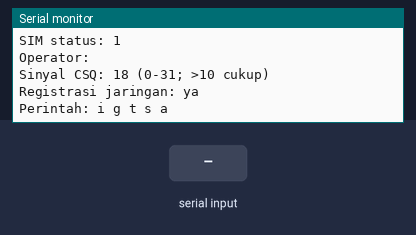
Simulated run of this sketch. Board: ESP32. Shown: the last lines printed to the serial monitor. The inputs (shaded band) are chosen by the test bench.

Above: at 1.2 s.
1.3 s: "g" received over Serial
At 1.7 s:
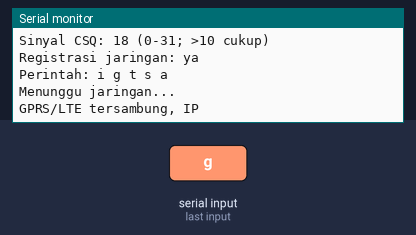
2.8 s: "t" received over Serial
At 4.2 s:
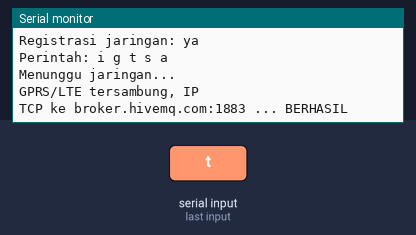
4.5 s: "s" received over Serial
At 5.4 s:
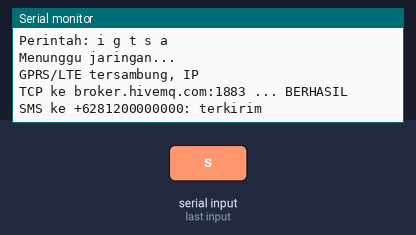
6.0 s: "a" received over Serial
At 6.5 s:
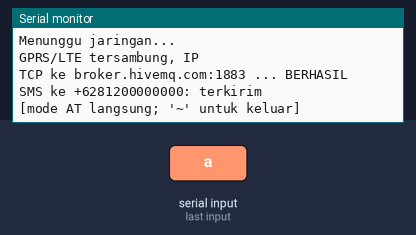
7.5 s: "~" received over Serial
At 8.9 s:
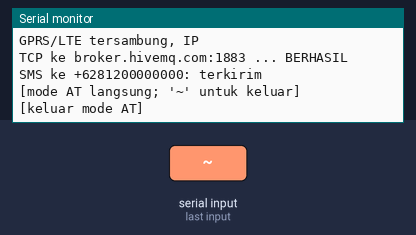

Measured:
- after the input at 1.3 s, the serial monitor: prints a new line at once (image 1)
- after the input at 2.8 s, the serial monitor: prints a new line after 0.20 s (image 2)
- after the input at 4.5 s, the serial monitor: prints a new line at once (image 3)
- after the input at 6.0 s, the serial monitor: prints a new line at once (image 4)
- after the input at 7.5 s, the serial monitor: prints a new line at once (image 5)

The sketch:

06_sim7600_4g.ino
```cpp
// Uji 06 — SIM7600E-H (4G) berdiri sendiri. Library: TinyGSM.
// Wiring: TX modem -> GPIO26, RX modem -> GPIO27, GND bersama. Modem WAJIB diberi catu 5 V >= 2 A
// (lonjakan arus saat transmisi); jangan dari pin 3V3 ESP32.
// Perintah Serial Monitor: i = info & sinyal, g = buka koneksi data, t = uji TCP ke broker,
//                          s = kirim SMS uji, a = mode AT langsung (ketik perintah AT; '~' untuk keluar)
#define TINY_GSM_MODEM_SIM7600
#define TINY_GSM_RX_BUFFER 1024
#include <TinyGsmClient.h>

const char* APN = "internet";                // Telkomsel/XL: internet, Indosat: indosatgprs, Tri: 3data
const char* SMS_TO = "+6281200000000";       // ganti nomor Anda
const char* BROKER = "broker.hivemq.com";    // uji koneksi TCP publik
const int PWRKEY = -1;                       // isi pin bila PWRKEY dihubungkan

HardwareSerial SerialAT(1);
TinyGsm modem(SerialAT);
TinyGsmClient client(modem);
bool at_mode = false;

void info() {
  Serial.printf("Modem: %s\nIMEI: %s\nSIM status: %d\nOperator: %s\nSinyal CSQ: %d (0-31; >10 cukup)\nRegistrasi jaringan: %s\n",
                modem.getModemInfo().c_str(), modem.getIMEI().c_str(), modem.getSimStatus(), modem.getOperator().c_str(),
                modem.getSignalQuality(), modem.isNetworkConnected() ? "ya" : "tidak");
}

void setup() {
  Serial.begin(115200);
  SerialAT.begin(115200, SERIAL_8N1, 26, 27);
  if (PWRKEY >= 0) { pinMode(PWRKEY, OUTPUT); digitalWrite(PWRKEY, LOW); delay(600); digitalWrite(PWRKEY, HIGH); delay(3000); }
  Serial.println("Inisialisasi modem...");
  if (!modem.init()) { Serial.println("Modem tidak merespons AT. Periksa kabel TX/RX (silang), GND, dan catu 5 V."); }
  else info();
  Serial.println("Perintah: i g t s a");
}

void loop() {
  if (at_mode) {
    while (SerialAT.available()) Serial.write(SerialAT.read());
    while (Serial.available()) { char c = Serial.read(); if (c == '~') { at_mode = false; Serial.println("\n[keluar mode AT]"); } else SerialAT.write(c); }
    return;
  }
  if (!Serial.available()) return;
  char c = Serial.read();
  if (c == 'i') info();
  else if (c == 'g') {
    Serial.println("Menunggu jaringan..."); modem.waitForNetwork(60000);
    Serial.printf("GPRS/LTE %s, IP %s\n", modem.gprsConnect(APN) ? "tersambung" : "GAGAL", modem.getLocalIP().c_str());
  } else if (c == 't') {
    Serial.printf("TCP ke %s:1883 ... %s\n", BROKER, client.connect(BROKER, 1883) ? "BERHASIL" : "GAGAL");
    client.stop();
  } else if (c == 's') {
    Serial.printf("SMS ke %s: %s\n", SMS_TO, modem.sendSMS(SMS_TO, "Uji SMS perangkat C-251") ? "terkirim" : "GAGAL");
  } else if (c == 'a') { at_mode = true; Serial.println("[mode AT langsung; '~' untuk keluar]"); }
}
```
